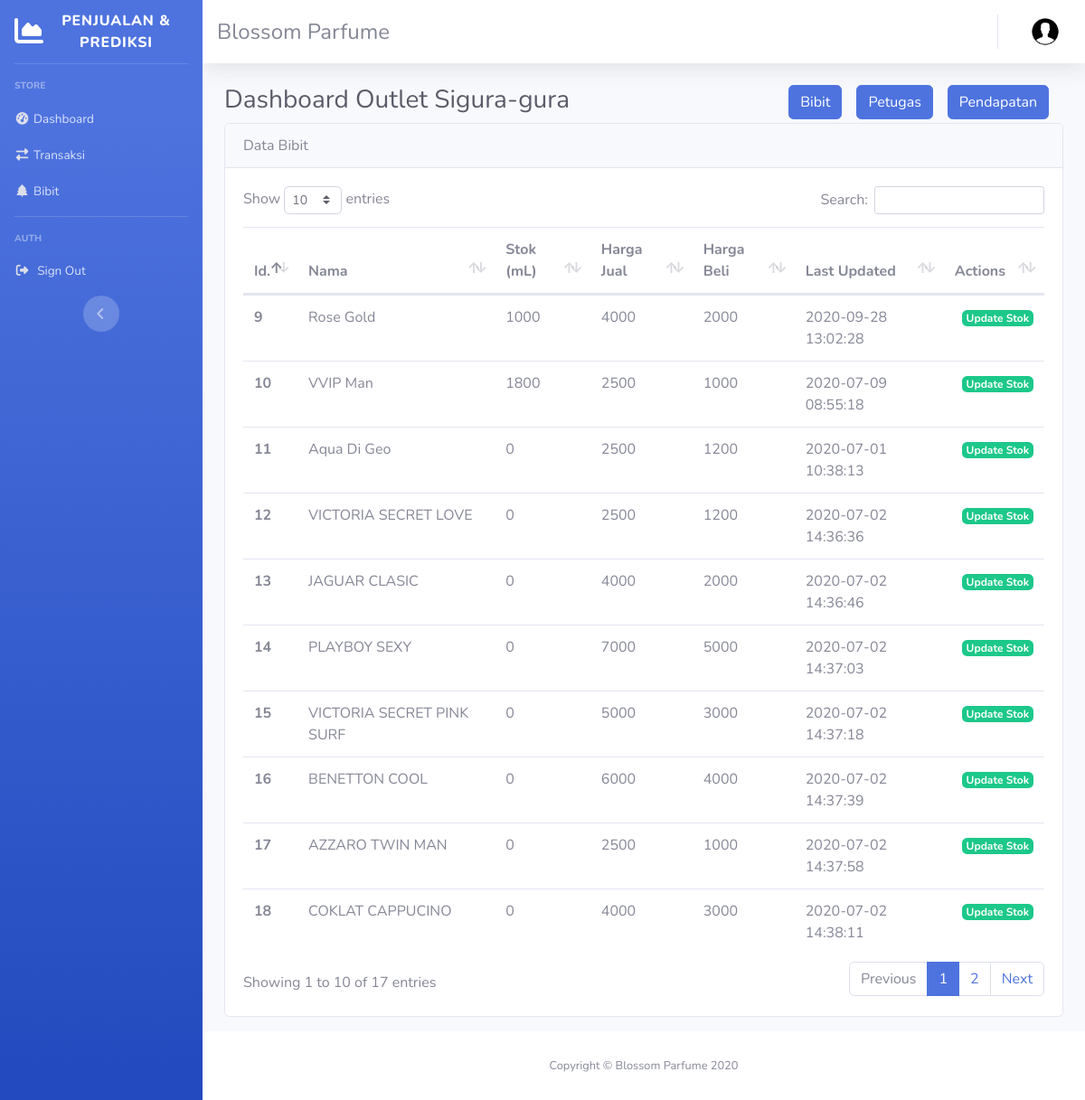
Screenshot of /admin/outlet/3 with the database file from the repository.
### tables this page shows
CREATE TABLE `bibit` (
  `id_bibit` int(12) NOT NULL,
  `kode_bibit` varchar(12) NOT NULL,
  `nama_bibit` varchar(128) NOT NULL,
  `Stok_bibit` int(4) NOT NULL,
  `harga_jual` int(5) NOT NULL,
  `harga_beli` int(5) NOT NULL,
  `date_update_bibit` datetime NOT NULL
);

CREATE TABLE `bibit_outlet` (
  `id` int(11) NOT NULL,
  `id_bibit` int(11) NOT NULL,
  `id_outlet` int(11) NOT NULL,
  `stok` int(11) NOT NULL,
  `last_update` datetime NOT NULL
);

### application/controllers/Admin.php (called while the page is built, shortened)
<?php
class Admin extends CI_Controller
{
	public function __construct()
	{
		$this->load->library('form_validation');
		$this->load->library('session');
		$this->load->model('Bibit_model');
		$this->load->model('Outlet_model');
		$this->load->model('Prediksi_model');
		$this->load->model('Transaksi_model');
		$this->load->model('User_model');
	}
	public function Outlet($id)
	{
		$thisMonth = date('m');
		$thisYear = date('Y');
		$data['outlet'] = $this->Outlet_model->getAllOutlet();
		$data['detail_outlet'] = $this->Outlet_model->getOutletById($id);
		$data['bibit_outlet'] = $this->Outlet_model->getOutletBibit($id);
		$data['title'] = "Dashboard Outlet " . $data['detail_outlet']['alamat_outlet'];
		$data['bibit'] = $this->Bibit_model->getAllBibit();
		$data['pegawai'] = $this->User_model->getPegawaiByOutlet($id);
		$data['transaksiHarian'] = $this->Transaksi_model->getTransaksiHarian($thisMonth, $thisYear, $id);
      	$data['transaksiBulanan'] = $this->Transaksi_model->getTransaksiBulanan($thisYear, $id);
      	$data['transaksiTahunan'] = $this->Transaksi_model->getTransaksiTahunan($id);
		$data['user'] = $_SESSION['user'];
		$this->load->view('templates/header', $data);
		$this->load->view('templates/sidebar', $data);
		$this->load->view('templates/topbar', $data);
		$this->load->view('outlet/details', $data);
		$this->load->view('templates/footer');
	}
}
?>

### index.php (called while the page is built, shortened)
<?php
require_once BASEPATH.'core/CodeIgniter.php';

### application/models/Outlet_model.php (called while the page is built, shortened)
<?php
	class Outlet_model extends CI_Model
	{
		public function getOutletById($id)
		{
			return $this->db->get_where('outlet' , ['id_outlet' => $id])->row_array();
		}
		public function getOutletBibit($id)
		{
			return $this->db->get_where('bibit_outlet' , ['id_outlet' => $id])->result_array();
		}
	}
?>

### application/models/Bibit_model.php (called while the page is built, shortened)
<?php
	class Bibit_model extends CI_Model
	{
		public function getAllBibit()
		{
			return $query = $this->db->get('bibit')->result_array();
		}
	}
?>

### application/views/outlet/details.php (the view, shortened to what this page needs)
    <div class="container-fluid">
      <div class="row mt-3">
        <div class="col text-left">
          <h1 class="h3 text-gray-800">
            <?=$title;?>
            <span class="float-right">
              <div class="row">
                <div class="col">
                  <ul class="nav" role="tablist">
                    <li role="presentation">
                        <a href="#bibit" class="mr-3 btn btn-primary" role="tab" data-toggle="tab"> Bibit </a>
                    </li>
                    <li class="active" role="presentation">
                        <a href="#petugas" class="mr-3 btn btn-primary" role="tab" data-toggle="tab"> Petugas </a>
                    </li>
                    <li role="presentation">
                        <a href="#pendapatan" class="btn btn-primary mr-3 pendapatan_outlet" role="tab" data-toggle="tab" data-outlet="<?=$detail_outlet['id_outlet']; ?>"> Pendapatan </a>
                    </li>
                  </ul>
                </div>
              </div>
            </span>
          </h1>
        </div>
      </div>
      <div class="tab-content">
        <div class="tab-pane active" id="bibit">
          <div class="row mb-3">
            <div class="col">
              <div class="card">
                <div class="card-header">
                  Data Bibit
                </div>
                <div class="card-body">
                  <table class="table table-hover" id="dataTable">
                    <thead>
                      <tr>
                        <th scope="col">Id.</th>
                        <th scope="col">Nama</th>
                        <th scope="col">Stok (mL)</th>
                        <th scope="col">Harga Jual</th>
                        <th scope="col">Harga Beli</th>
                        <th scope="col">Last Updated</th>
                        <th scope="col">Actions</th>
                      </tr>
                    </thead>
                    <tbody>
                          <?php foreach ($bibit_outlet as $bo) : ?>
                            <?php foreach ($bibit as $b) : ?>
                            <?php if($b['id_bibit'] == $bo['id_bibit']): ?>
                            <tr>
                              <th scope="row"><?=$b['id_bibit']; ?></th>
                              <td><?php echo $b['nama_bibit']; ?></td>
                              <td><?php echo $bo['stok']; ?></td>
                              <td><?php echo $b['harga_jual']; ?></td>
                              <td><?php echo $b['harga_beli']; ?></td>
                              <td><?php echo $b['date_update_bibit']; ?></td>
                              <td>
                                <a href="<?= base_url('outlet/updatebo/'.$bo['id_outlet'] . '/'. $b['id_bibit']); ?>" class="badge badge-success float up_bibit ml-2" data-id="<?php echo $b['id_bibit']; ?>">Update Stok</a>
                            </td>
                            </tr>
                          <?php endif; ?>
                      <?php endforeach; ?>
                      <?php endforeach; ?>
                    </tbody>
                  </table>
                </div>
              </div>
            </div>
          </div>
        </div>
      </div>
  </div>
</div>

### rows the page displays
bibit_outlet: stok "1000"
bibit: id_bibit "9", nama_bibit "Rose Gold", harga_jual "4000", harga_beli "2000", date_update_bibit "2020-09-28 13:02:28"
bibit_outlet: stok "1800"
bibit: id_bibit "10", nama_bibit "VVIP Man", harga_jual "2500", harga_beli "1000", date_update_bibit "2020-07-09 08:55:18"
bibit_outlet: stok "0"
bibit: id_bibit "11", nama_bibit "Aqua Di Geo", harga_jual "2500", harga_beli "1200", date_update_bibit "2020-07-01 10:38:13"
bibit_outlet: stok "0"
bibit: id_bibit "12", nama_bibit "VICTORIA SECRET LOVE", harga_jual "2500", harga_beli "1200", date_update_bibit "2020-07-02 14:36:36"
bibit_outlet: stok "0"
bibit: id_bibit "13", nama_bibit "JAGUAR CLASIC", harga_jual "4000", harga_beli "2000", date_update_bibit "2020-07-02 14:36:46"
bibit_outlet: stok "0"
bibit: id_bibit "14", nama_bibit "PLAYBOY SEXY", harga_jual "7000", harga_beli "5000", date_update_bibit "2020-07-02 14:37:03"
bibit_outlet: stok "0"
bibit: id_bibit "15", nama_bibit "VICTORIA SECRET PINK SURF", harga_jual "5000", harga_beli "3000", date_update_bibit "2020-07-02 14:37:18"
bibit_outlet: stok "0"
bibit: id_bibit "16", nama_bibit "BENETTON COOL", harga_jual "6000", harga_beli "4000", date_update_bibit "2020-07-02 14:37:39"
bibit_outlet: stok "0"
bibit: id_bibit "17", nama_bibit "AZZARO TWIN MAN", harga_jual "2500", harga_beli "1000", date_update_bibit "2020-07-02 14:37:58"
bibit_outlet: stok "0"
bibit: id_bibit "18", nama_bibit "COKLAT CAPPUCINO", harga_jual "4000", harga_beli "3000", date_update_bibit "2020-07-02 14:38:11"

### other values shown
$title "Dashboard Outlet Sigura-gura"
